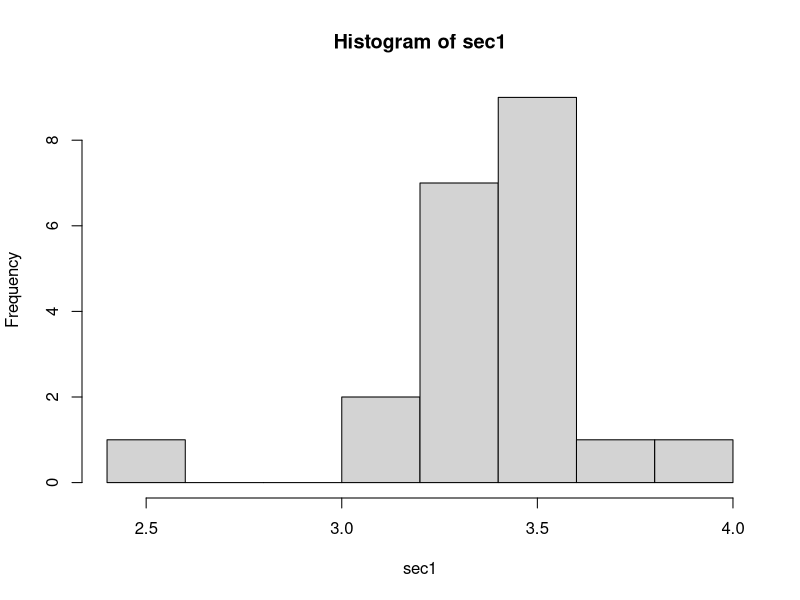
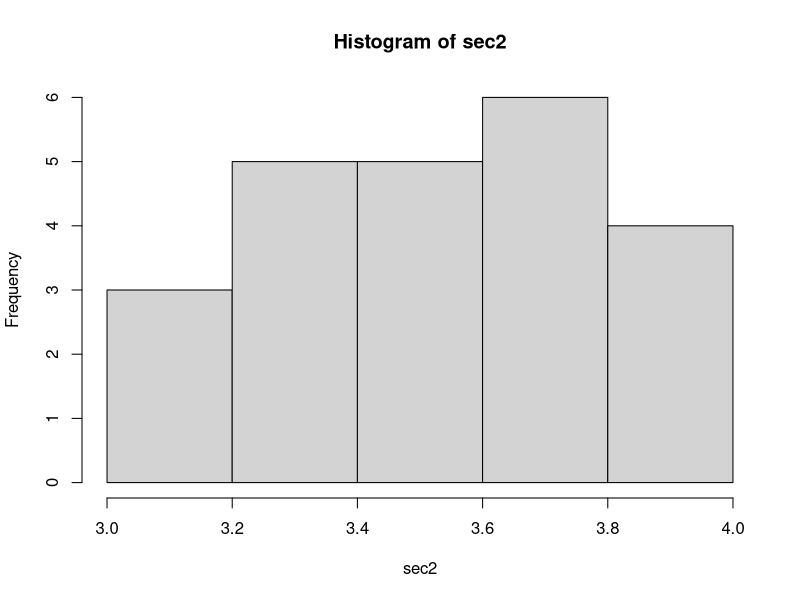
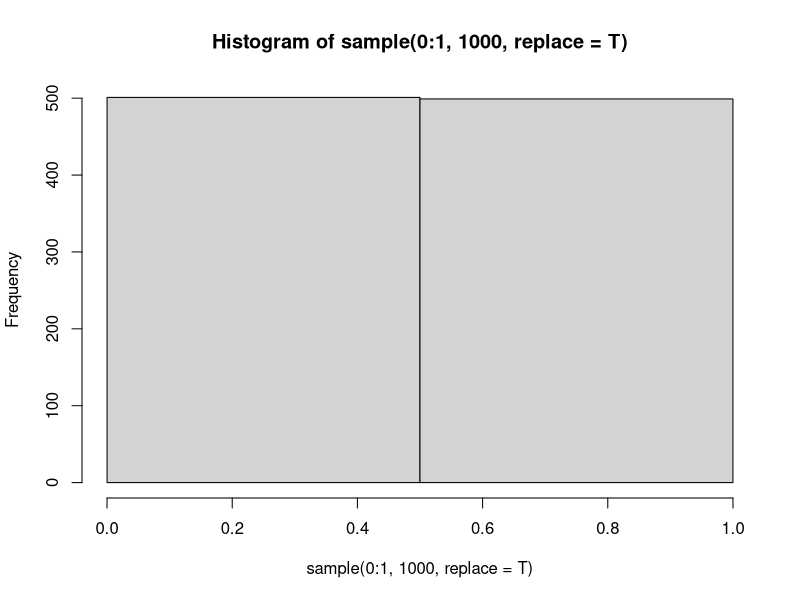
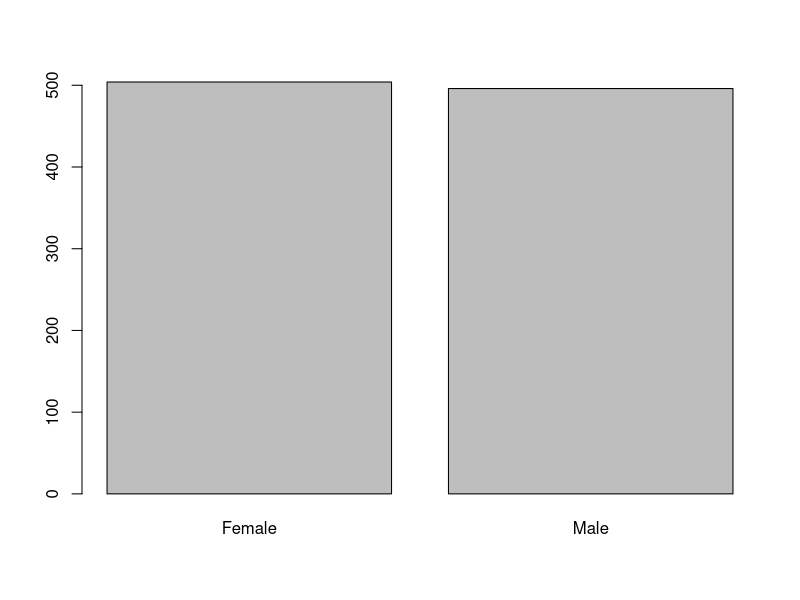
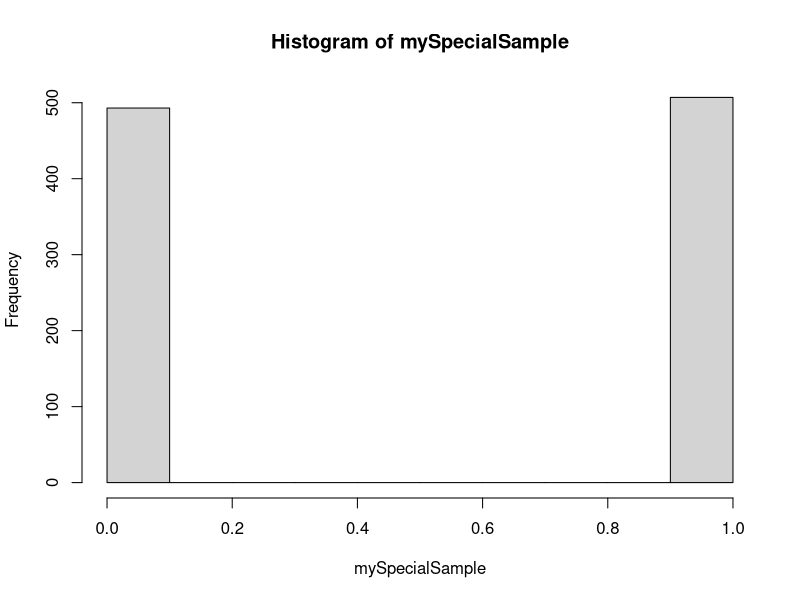
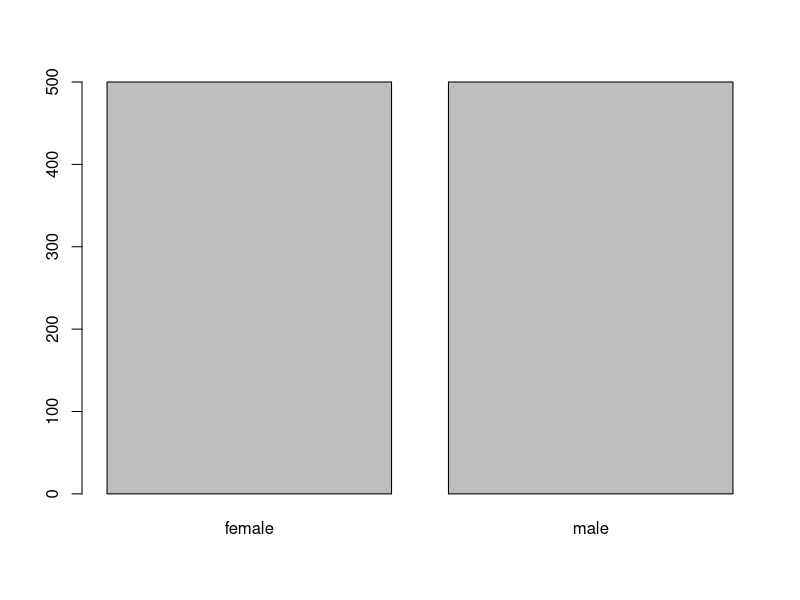

Here is the R script that generated these plots, in order:
## ---- chunk 1

#---------- RSTUDIO STARTER V 2.0  --------------#
#                    -Prepared with care by  AM ;D
                
                                                                          
knitr::opts_chunk$set(echo = TRUE, 
                      message = FALSE, 
                      warning = FALSE)      
library(tidyverse)                
library(ggthemes)                    

theme_set(theme_tufte() +                                     
  theme(text=element_text(family="sans")))  

#------------------------------------------------#
## ---- chunk 2

(72-69)/2.7

## ---- chunk 3
(68-64)/2.4
## ---- chunk 4
(66-64)/2.4
## ---- chunk 5
.9525-.7967
## ---- chunk 6
1.645*2.4+64
## ---- chunk 7
1.04*2.7+69
## ---- chunk 8
(72-69)/2.7
## ---- chunk 9
(68-64)/2.4
## ---- chunk 10
(66-64)/2.4
## ---- chunk 11
.9525-.7967
## ---- chunk 12
1.645*15+100
## ---- chunk 13
1.04*2.7+69
## ---- chunk 14
sec1 <- c(3.58,
3.36,
3.56,
3.32,
3.52,
3.54,
2.58,
3.38,
3.44,
3.22,
3.24,
3.2,
3.16,
3.44,
3.24,
4,
3.56,
3.26,
3.44,
3.44,
3.78)

hist(sec1)

sec2 <- c(3.338983051,
3.033898305,
3.101694915,
3.610169492,
3.474576271,
3.779661017,
3.440677966,
3.152542373,
3.372881356,
3.93220339,
3.559322034,
3.457627119,
3.372881356,
3.372881356,
3.915254237,
3.694915254,
3.627118644,
3.796610169,
3.86440678,
3.694915254,
3.86440678,
3.440677966,
3.203389831)

hist(sec2)
summary(sec2)
## ---- chunk 15
set.seed(1)
sum(sample(0:1, 10, replace=T))


hist( 
  sample(0:1, 1000, replace = T),
  breaks=2)

barplot(
  table(sample(0:1, 1000, replace = T)),
  names=c("Female", "Male") )


mySpecialSample <- sample(0:1, 1000, replace = T)

mySpecialSample

hist(mySpecialSample)

mySampleResults <-
  replicate(5000,
            mean(sample(1:6, 1000, replace = T)))
summary(mySampleResults)

## ---- chunk 16
barplot(
  table(
    sample(0:1, 1000, replace=T)
  ),
  names=c("female", "male")
)
